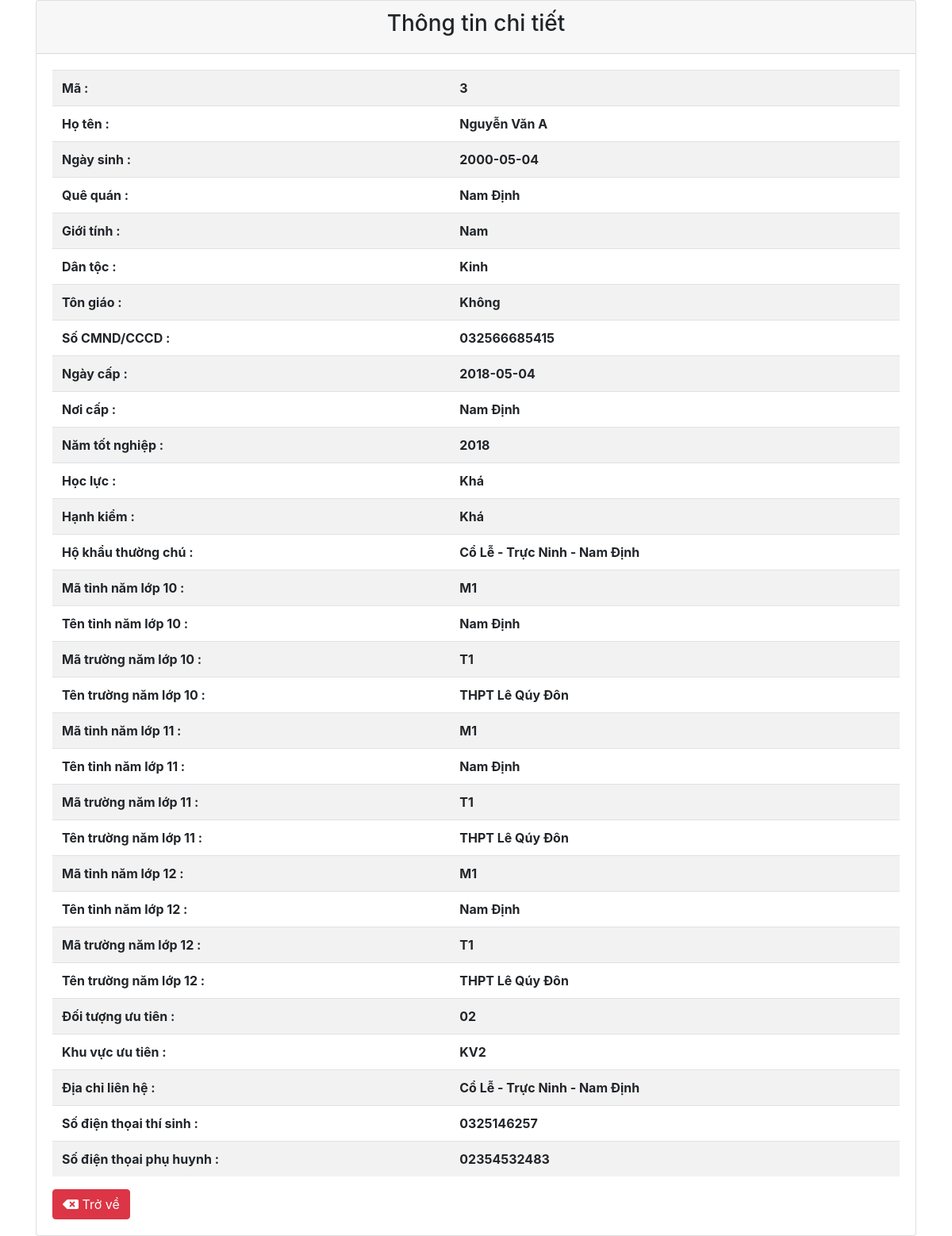
/chitiet.php?id=3, run on the app's committed database.
### tables this page shows
CREATE TABLE `ttusers` (
  `id` int(10) NOT NULL,
  `hoten` varchar(100) NOT NULL,
  `ngaysinh` date NOT NULL,
  `noisinh` varchar(100) NOT NULL,
  `hocluc` varchar(50) NOT NULL,
  `gioitinh` varchar(50) NOT NULL,
  `dantoc` varchar(50) NOT NULL,
  `tongiao` varchar(50) NOT NULL,
  `namtotnghiep` year(4) NOT NULL,
  `hanhkiem` varchar(50) NOT NULL,
  `cmnd` char(100) NOT NULL,
  `ngaycap` date NOT NULL,
  `noicap` varchar(100) NOT NULL,
  `hokhautc` varchar(100) NOT NULL,
  `dtuutien` char(10) NOT NULL,
  `kvuutien` char(10) NOT NULL,
  `diachilh` varchar(100) NOT NULL,
  `sdt` char(100) NOT NULL,
  `sdtph` char(100) NOT NULL,
  `matinh10` char(10) NOT NULL,
  `matinh11` char(10) NOT NULL,
  `matinh12` char(10) NOT NULL,
  `tinh10` varchar(50) NOT NULL,
  `tinh11` varchar(50) NOT NULL,
  `tinh12` varchar(50) NOT NULL,
  `matruong10` char(10) NOT NULL,
  `matruong11` char(10) NOT NULL,
  `matruong12` char(10) NOT NULL,
  `tentruong10` varchar(50) NOT NULL,
  `tentruong11` varchar(50) NOT NULL,
  `tentruong12` varchar(50) NOT NULL
);

### chitiet.php (the view, shortened to what this page needs)
<link rel="stylesheet" href="https://stackpath.bootstrapcdn.com/bootstrap/4.3.1/css/bootstrap.min.css">
<link rel="stylesheet" href="https://cdnjs.cloudflare.com/ajax/libs/font-awesome/5.14.0/css/all.min.css">
<div class="container">
    <div class="card">
        <div class="card-header">
            <h3 class="text-center">Thông tin chi tiết</h3>
        </div>
<?php
    require 'config/db.php';
    $id = $_GET['id'];
    $sql_view = "SELECT * FROM ttusers WHERE id = $id";
    $result_view = mysqli_query($conn, $sql_view);
    while($row = mysqli_fetch_assoc($result_view)){
?>
        <div class="card-body">
            <table class="table table-striped">
                <tr>
                    <th>Mã :</th>
                    <th><?php echo $row['id']; ?></th>
                </tr>
                <tr>
                    <th>Họ tên :</th>
                    <th><?php echo $row['hoten']; ?></th>
                </tr>
                <tr>
                    <th>Ngày sinh :</th>
                    <th><?php echo $row['ngaysinh']; ?></th>
                </tr>
                <tr>
                    <th>Quê quán :</th>
                    <th><?php echo $row['noisinh']; ?></th>
                </tr>
                <tr>
                    <th>Giới tính :</th>
                    <th><?php echo $row['gioitinh']; ?></th>
                </tr>
                <tr>
                    <th>Dân tộc :</th>
                    <th><?php echo $row['dantoc']; ?></th>
                </tr>
                <tr>
                    <th>Tôn giáo :</th>
                    <th><?php echo $row['tongiao']; ?></th>
                </tr>
                <tr>
                    <th>Số CMND/CCCD :</th>
                    <th><?php echo $row['cmnd']; ?></th>
                </tr>
                <tr>
                    <th>Ngày cấp :</th>
                    <th><?php echo $row['ngaycap']; ?></th>
                </tr>
                <tr>
                    <th>Nơi cấp :</th>
                    <th><?php echo $row['noicap']; ?></th>
                </tr>
                <tr>
                    <th>Năm tốt nghiệp :</th>
                    <th><?php echo $row['namtotnghiep']; ?></th>
                </tr>
                <tr>
                    <th>Học lực :</th>
                    <th><?php echo $row['hocluc']; ?></th>
                </tr>
                <tr>
                    <th>Hạnh kiểm :</th>
                    <th><?php echo $row['hanhkiem']; ?></th>
                </tr>
                <tr>
                    <th>Hộ khẩu thường chú :</th>
                    <th><?php echo $row['hokhautc']; ?></th>
                </tr>
                <tr>
                    <th>Mã tỉnh năm lớp 10 :</th>
                    <th><?php echo $row['matinh10']; ?></th>
                </tr>
                <tr>
                    <th>Tên tỉnh năm lớp 10 :</th>
                    <th><?php echo $row['tinh10']; ?></th>
                </tr>
                <tr>
                    <th>Mã trường năm lớp 10 :</th>
                    <th><?php echo $row['matruong10']; ?></th>
                </tr>
                <tr>
                    <th>Tên trường năm lớp 10 :</th>
                    <th><?php echo $row['tentruong11']; ?></th>
                </tr>
                <tr>
                    <th>Mã tỉnh năm lớp 11 :</th>
                    <th><?php echo $row['matinh11']; ?></th>
                </tr>
                <tr>
                    <th>Tên tỉnh năm lớp 11 :</th>
                    <th><?php echo $row['tinh11']; ?></th>
                </tr>
                <tr>
                    <th>Mã trường năm lớp 11 :</th>
                    <th><?php echo $row['matruong11']; ?></th>
                </tr>
                <tr>
                    <th>Tên trường năm lớp 11 :</th>
                    <th><?php echo $row['tentruong11']; ?></th>
                </tr>
                <tr>
                    <th>Mã tỉnh năm lớp 12 :</th>
                    <th><?php echo $row['matinh12']; ?></th>
                </tr>
                <tr>
                    <th>Tên tỉnh năm lớp 12 :</th>
                    <th><?php echo $row['tinh12']; ?></th>
                </tr>
                <tr>
                    <th>Mã trường năm lớp 12 :</th>
                    <th><?php echo $row['matruong12']; ?></th>
                </tr>
                <tr>
                    <th>Tên trường năm lớp 12 :</th>
                    <th><?php echo $row['tentruong12']; ?></th>
                </tr>
                <tr>
                    <th>Đối tượng ưu tiên :</th>
                    <th><?php echo $row['dtuutien']; ?></th>
                </tr>
                <tr>
                    <th>Khu vực ưu tiên :</th>
                    <th><?php echo $row['kvuutien']; ?></th>
                </tr>
                <tr>
                    <th>Địa chỉ liên hệ :</th>
                    <th><?php echo $row['diachilh']; ?></th>
                </tr>
                <tr>
                    <th>Số điện thọai thí sinh :</th>
                    <th><?php echo $row['sdt']; ?></th>
                </tr>
                <tr>
                    <th>Số điện thọai phụ huynh :</th>
                    <th><?php echo $row['sdtph']; ?></th>
                </tr>
            </table>
    <?php } ?>
            <a href="danhsach.php" class="btn btn-danger"><i class="fas fa-backspace"></i> Trở về</a>
        </div>
    </div>
</div>

### data on the page
ttusers: id "3", hoten "Nguyễn Văn A", ngaysinh "2000-05-04", noisinh "Nam Định", gioitinh "Nam", dantoc "Kinh", tongiao "Không", cmnd "032566685415", ngaycap "2018-05-04", noicap "Nam Định", namtotnghiep "2018", hocluc "Khá", hanhkiem "Khá", hokhautc "Cổ Lễ - Trực Ninh - Nam Định", matinh10 "M1", tinh10 "Nam Định", matruong10 "T1", tentruong11 "THPT Lê Qúy Đôn", matinh11 "M1", tinh11 "Nam Định", matruong11 "T1", matinh12 "M1", tinh12 "Nam Định", matruong12 "T1", tentruong12 "THPT Lê Qúy Đôn", dtuutien "02", kvuutien "KV2", diachilh "Cổ Lễ - Trực Ninh - Nam Định", sdt "0325146257", sdtph "02354532483"
